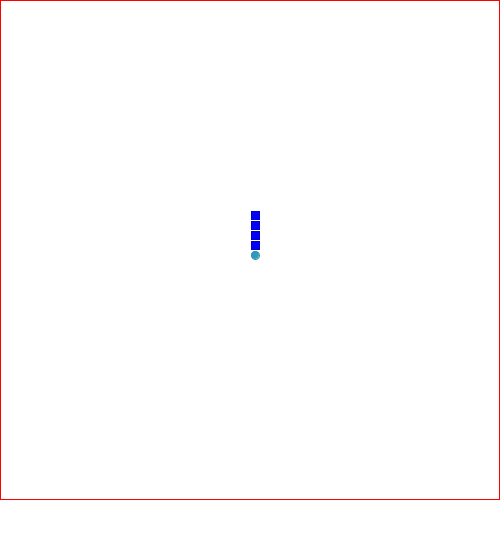
Frame 1 (no input)
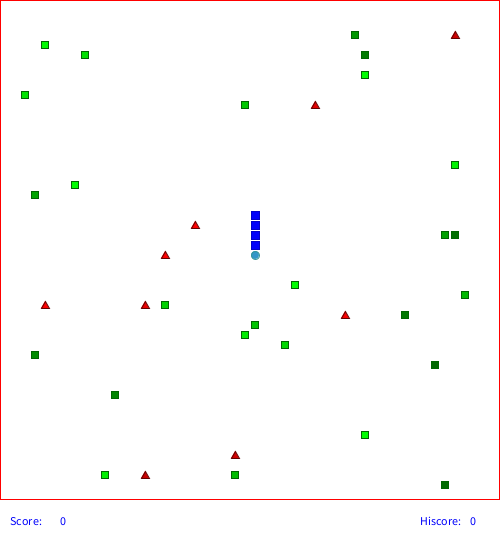
Frame 60 (the mouse pressed at the canvas centre just before this capture)
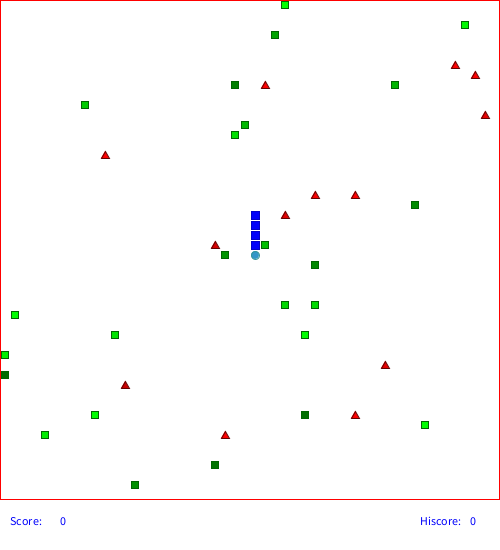
Frame 120 (the mouse held since frame 60 and released just before this capture)

The Processing sketch that drew these frames (run headless with seeded random() and noise(); from frame 60 on, the mouse is pressed at the canvas centre):

// Processing sketch: Example2
// ── Example2.pde
int[][] grid = new int[50][50];
int dirX = 0;
int dirY = 0;
char dir = ' ';

int[] snakeX = {25, 25, 25, 25, 25};
int[] snakeY = {25, 24, 23, 22, 21};

String msg = "";
String msg2 = "";
int score = 0;
int hiScore = 0;
int gameOver = 0;

void setup() {
  int x, y;

  size(500, 550);

  for (x=0; x<50; x++)
    for (y=0; y<50; y++)
      grid[x][y] = 0;

  frameRate(5);
}


void draw() {

  int x, y, i;
  frameRate(5+score/4);

  background(255, 255, 255);
  stroke(0, 0, 0);
  text("Score:", 10, 525);
  text(score, 60, 525);
  text(msg, 100, 515);
  text(msg2, 100, 545);
  text("Hiscore:", 420, 525);
  text(hiScore, 470, 525);
  stroke(255, 0, 0);
  noFill();
  rect(0, 0, 499, 499);
  if (gameOver==1024) {
    text("Press spacebar to restart", 200, 200);
    if (dir==' ') {
      score = 0;
      msg = "";
      msg2 = "";
      for (x=0; x<50; x++)
        for (y=0; y<50; y++)
          grid[x][y] = 0;
      snakeX = new int[] {25, 25, 25, 25, 25};
      snakeY = new int[] {25, 24, 23, 22, 21};
      gameOver=0;
      dirX=0;
      dirY=0;
    }
  } else {
    // Draw grid 
    for (x=0; x<50; x++) {
      for (y=0; y<50; y++) {
        if (grid[x][y] == 0) {
          //fill(255,255,255);
          //stroke(230,230,230);
          //rect(x*10+1, y*10+1, 7, 7);
        } else if (grid[x][y]>0 && grid[x][y]<50) {
          stroke(0, 100, 0);
          fill(0, 100+grid[x][y]++*4, 0);
          rect(x*10+1, y*10+1, 7, 7);
          if (grid[x][y] == 50) grid[x][y] = 0;
        } else if (grid[x][y]>50 && grid[x][y]<100) {
          // Poison
          stroke(100, 0, 0);
          fill(200+(grid[x][y]++-50)*2, 0, 0);
          triangle(x*10+5, y*10+1, x*10+9, y*10+8, x*10+1, y*10+8);
          if (grid[x][y] == 100) grid[x][y] = 0;
        }
      }
    }
    // Mark snake
    for (i=0; i<snakeX.length; i++) {
      // mark in grid
      grid[snakeX[i]][snakeY[i]] = 255;
    }
    if (score>hiScore) {
      hiScore = score;
      if (gameOver>0) 
        msg2 = "You got a new Hiscore. Nice!";
      else 
      msg2 = "GG - Hiscore record run underway..";
    }

    // Update snake
    x = snakeX[0];
    y = snakeY[0];
    if ((dir!=' ') && gameOver==0) {
      if (dir=='U') {
        y = snakeY[0]-1;
      } else if (dir=='D') {
        y = snakeY[0]+1;
      } else if (dir=='L') {
        x = snakeX[0]-1;
      } else if (dir=='R') {
        x = snakeX[0]+1;
      }
      // Check if we are outside
      if (x<0 || x>49 || y<0 || y>49) {
        msg = "GAME OVER! You went outside the snake pit!"; 
        gameOver = 1;
      } else if (grid[x][y]==255) {
        // 
        msg = "GAME OVER! You ate yourself!";
        gameOver = 1;
      } else if (grid[x][y]>50) {
        msg = "GAME OVER! You ate poison and died!";
        gameOver = 1;
      } else if (grid[x][y]<50) {
        // Check what is on the location
        // Food or nothing there, ok to update
        i=snakeX.length;
        snakeX = splice(snakeX, x, 0);
        snakeY = splice(snakeY, y, 0);
        if (grid[x][y]==0) {
          grid[snakeX[i]][snakeY[i]] = 0;
          snakeX = shorten(snakeX);
          snakeY = shorten(snakeY);
        } else {
          score++;
          grid[x][y] = 0;
        }
      }
    }
    gameOver = gameOver + gameOver;
    // Print snake
    for (i=0; i<snakeX.length; i++) {
      if (i==0) {
        // Head
        stroke(50, 150, 150);
        if (gameOver>0)
          fill(250, 0, 0);
        else 
        fill(50, 150, 200);
        ellipseMode(CORNER);
        ellipse(snakeX[i]*10+1, snakeY[i]*10+1, 8, 8);
      } else {
        stroke(0, 0, 200);
        if (gameOver>0)
          fill(250, 0, 0);
        else 
        fill(0, 0, 250);
        rect(snakeX[i]*10+1, snakeY[i]*10+1, 8, 8);
      }
      // mark in grid
      grid[snakeX[i]][snakeY[i]] = 255;
    }
    // New food
    if (random(0, 255)>100) {
      // Generate new food
      x=int(random(0, 49));
      y=int(random(0, 49));
      grid[x][y]=1;
    }
    // New poison
    if (random(0, 255)>200) {
      // Generate new poison
      x=int(random(0, 49));
      y=int(random(0, 49));
      grid[x][y]=51;
    }
  }
}

void keyPressed() {
  if (key == CODED) {
    if (keyCode == UP) {
      dir = 'U';
    } else if (keyCode == DOWN) {
      dir = 'D';
    } else if (keyCode == LEFT) {
      dir = 'L';
    } else if (keyCode == RIGHT) {
      dir = 'R';
    }
  } else if (key == ' ') {
    // space
    dir = ' ';
  }
}
